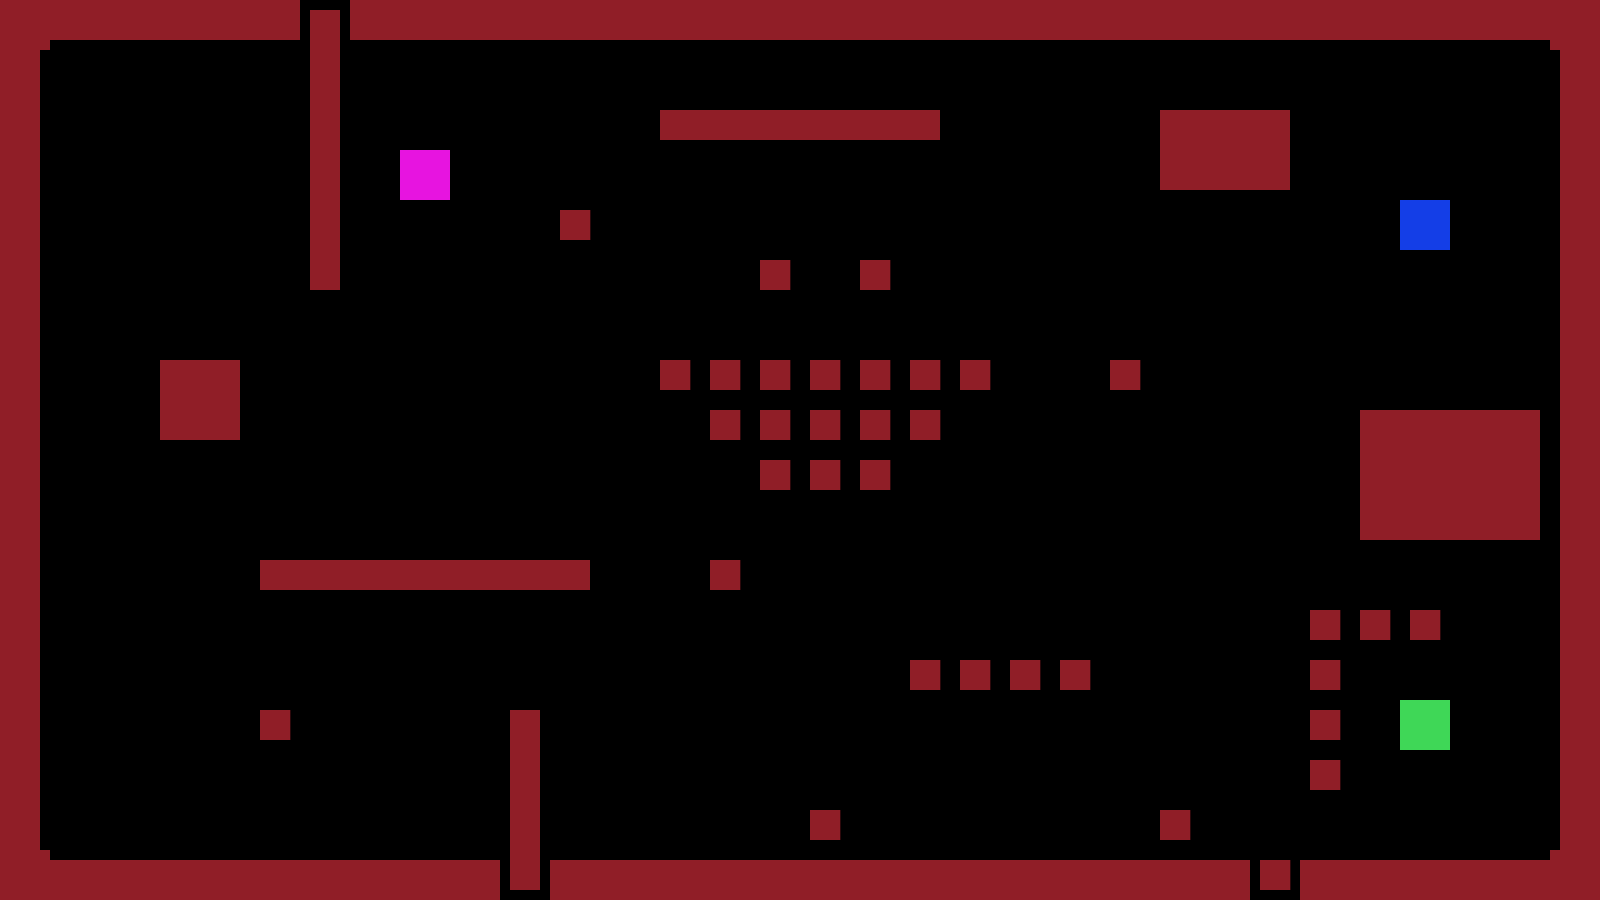

This is a level from a 2D game, rendered from its Tiled map with the project's own tilesets. A one-line summary and the complete map file follow:
An orthogonal 32x18 tile map with 50x50 px tiles, 1 tile layer (Tile Layer 1), 20 tilesets.

<map version="1.2" tiledversion="1.3.1" orientation="orthogonal" renderorder="right-down" compressionlevel="0" width="32" height="18" tilewidth="50" tileheight="50" infinite="0" nextlayerid="2" nextobjectid="1">
 <tileset firstgid="1" source="Tiles/wall-bottom.tsx" />
 <tileset firstgid="2" source="Tiles/wall-closed.tsx" />
 <tileset firstgid="3" source="Tiles/wall-corner-bottom-left.tsx" />
 <tileset firstgid="4" source="Tiles/wall-corner-bottom-right.tsx" />
 <tileset firstgid="5" source="Tiles/wall-corner-top-left.tsx" />
 <tileset firstgid="6" source="Tiles/wall-corner-top-right.tsx" />
 <tileset firstgid="7" source="Tiles/wall-left.tsx" />
 <tileset firstgid="8" source="Tiles/wall-middle.tsx" />
 <tileset firstgid="9" source="Tiles/wall-right.tsx" />
 <tileset firstgid="10" source="Tiles/wall-top.tsx" />
 <tileset firstgid="11" source="Tiles/wall-tube-horizontal.tsx" />
 <tileset firstgid="12" source="Tiles/wall-tube-vertical.tsx" />
 <tileset firstgid="13" source="Tiles/wall-open-top.tsx" />
 <tileset firstgid="14" source="Tiles/wall-open-right.tsx" />
 <tileset firstgid="15" source="Tiles/wall-open-left.tsx" />
 <tileset firstgid="16" source="Tiles/wall-open-bottom.tsx" />
 <tileset firstgid="17" source="Tiles/player1.tsx" />
 <tileset firstgid="18" source="Tiles/player2.tsx" />
 <tileset firstgid="19" source="Tiles/player3.tsx" />
 <tileset firstgid="20" source="Tiles/player4.tsx" />
 <layer id="1" name="Tile Layer 1" width="32" height="18">
  <data encoding="csv">
8,1,1,1,1,1,16,1,1,1,1,1,1,1,1,1,1,1,1,1,1,1,1,1,1,1,1,1,1,1,1,8,
9,0,0,0,0,0,12,0,0,0,0,0,0,0,0,0,0,0,0,0,0,0,0,0,0,0,0,0,0,0,0,7,
9,0,0,0,0,0,12,0,0,0,0,0,0,14,11,11,11,11,15,0,0,0,0,5,10,6,0,0,0,0,0,7,
9,0,0,0,0,0,12,0,19,0,0,0,0,0,0,0,0,0,0,0,0,0,0,3,1,4,0,0,0,0,0,7,
9,0,0,0,0,0,12,0,0,0,0,2,0,0,0,0,0,0,0,0,0,0,0,0,0,0,0,0,18,0,0,7,
9,0,0,0,0,0,13,0,0,0,0,0,0,0,0,2,0,2,0,0,0,0,0,0,0,0,0,0,0,0,0,7,
9,0,0,0,0,0,0,0,0,0,0,0,0,0,0,0,0,0,0,0,0,0,0,0,0,0,0,0,0,0,0,7,
9,0,0,5,6,0,0,0,0,0,0,0,0,2,2,2,2,2,2,2,0,0,2,0,0,0,0,0,0,0,0,7,
9,0,0,3,4,0,0,0,0,0,0,0,0,0,2,2,2,2,2,0,0,0,0,0,0,0,0,5,10,10,6,7,
9,0,0,0,0,0,0,0,0,0,0,0,0,0,0,2,2,2,0,0,0,0,0,0,0,0,0,7,8,8,9,7,
9,0,0,0,0,0,0,0,0,0,0,0,0,0,0,0,0,0,0,0,0,0,0,0,0,0,0,3,1,1,4,7,
9,0,0,0,0,14,11,11,11,11,11,15,0,0,2,0,0,0,0,0,0,0,0,0,0,0,0,0,0,0,0,7,
9,0,0,0,0,0,0,0,0,0,0,0,0,0,0,0,0,0,0,0,0,0,0,0,0,0,2,2,2,0,0,7,
9,0,0,0,0,0,0,0,0,0,0,0,0,0,0,0,0,0,2,2,2,2,0,0,0,0,2,0,0,0,0,7,
9,0,0,0,0,2,0,0,0,0,16,0,0,0,0,0,0,0,0,0,0,0,0,0,0,0,2,0,20,0,0,7,
9,0,0,0,0,0,0,0,0,0,12,0,0,0,0,0,0,0,0,0,0,0,0,0,0,0,2,0,0,0,0,7,
9,0,0,0,0,0,0,0,0,0,12,0,0,0,0,0,2,0,0,0,0,0,0,2,0,0,0,0,0,0,0,7,
8,10,10,10,10,10,10,10,10,10,13,10,10,10,10,10,10,10,10,10,10,10,10,10,10,2,10,10,10,10,10,8
</data>
 </layer>
</map>
